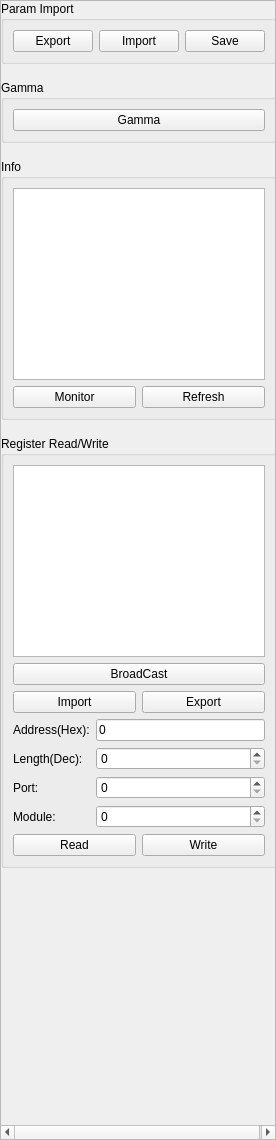
<?xml version="1.0" encoding="UTF-8"?>
<ui version="4.0">
 <class>MCReceiveCard</class>
 <widget class="QWidget" name="MCReceiveCard">
  <property name="geometry">
   <rect>
    <x>0</x>
    <y>0</y>
    <width>276</width>
    <height>1140</height>
   </rect>
  </property>
  <property name="windowTitle">
   <string>Form</string>
  </property>
  <layout class="QVBoxLayout" name="verticalLayout_5">
   <property name="leftMargin">
    <number>0</number>
   </property>
   <property name="topMargin">
    <number>0</number>
   </property>
   <property name="rightMargin">
    <number>0</number>
   </property>
   <property name="bottomMargin">
    <number>0</number>
   </property>
   <item>
    <widget class="QScrollArea" name="scrollArea">
     <property name="widgetResizable">
      <bool>true</bool>
     </property>
     <widget class="QWidget" name="scrollAreaWidgetContents">
      <property name="geometry">
       <rect>
        <x>0</x>
        <y>0</y>
        <width>276</width>
        <height>1124</height>
       </rect>
      </property>
      <layout class="QVBoxLayout" name="verticalLayout_7">
       <property name="spacing">
        <number>16</number>
       </property>
       <property name="leftMargin">
        <number>0</number>
       </property>
       <property name="topMargin">
        <number>0</number>
       </property>
       <property name="rightMargin">
        <number>0</number>
       </property>
       <property name="bottomMargin">
        <number>0</number>
       </property>
       <item>
        <widget class="QGroupBox" name="groupBox_6">
         <property name="title">
          <string>Param Import</string>
         </property>
         <layout class="QGridLayout" name="gridLayout_7">
          <item row="0" column="2">
           <widget class="QPushButton" name="btnParamSave">
            <property name="text">
             <string>Save</string>
            </property>
           </widget>
          </item>
          <item row="0" column="0">
           <widget class="QPushButton" name="btnParamExport">
            <property name="text">
             <string>Export</string>
            </property>
           </widget>
          </item>
          <item row="0" column="1">
           <widget class="QPushButton" name="btnParamImport">
            <property name="text">
             <string>Import</string>
            </property>
           </widget>
          </item>
         </layout>
        </widget>
       </item>
       <item>
        <widget class="QGroupBox" name="groupBox">
         <property name="title">
          <string>Gamma</string>
         </property>
         <layout class="QGridLayout" name="gridLayout_2">
          <item row="0" column="0">
           <widget class="QPushButton" name="btnGamma">
            <property name="text">
             <string>Gamma</string>
            </property>
           </widget>
          </item>
         </layout>
        </widget>
       </item>
       <item>
        <widget class="QGroupBox" name="groupBox_2">
         <property name="sizePolicy">
          <sizepolicy hsizetype="Preferred" vsizetype="Preferred">
           <horstretch>0</horstretch>
           <verstretch>0</verstretch>
          </sizepolicy>
         </property>
         <property name="title">
          <string>Info</string>
         </property>
         <layout class="QGridLayout" name="gridLayout_5">
          <item row="0" column="0" colspan="2">
           <widget class="QTableWidget" name="tableWidgetSRCInfo">
            <property name="styleSheet">
             <string notr="true"/>
            </property>
            <attribute name="horizontalHeaderStretchLastSection">
             <bool>true</bool>
            </attribute>
           </widget>
          </item>
          <item row="1" column="0">
           <widget class="QPushButton" name="btnRCUpgradeAll">
            <property name="sizePolicy">
             <sizepolicy hsizetype="Minimum" vsizetype="Preferred">
              <horstretch>0</horstretch>
              <verstretch>0</verstretch>
             </sizepolicy>
            </property>
            <property name="text">
             <string>Monitor</string>
            </property>
           </widget>
          </item>
          <item row="1" column="1">
           <widget class="QPushButton" name="btnRCInfoRefresh">
            <property name="sizePolicy">
             <sizepolicy hsizetype="Minimum" vsizetype="Preferred">
              <horstretch>0</horstretch>
              <verstretch>0</verstretch>
             </sizepolicy>
            </property>
            <property name="text">
             <string>Refresh</string>
            </property>
           </widget>
          </item>
         </layout>
        </widget>
       </item>
       <item>
        <widget class="QGroupBox" name="groupBox_3">
         <property name="sizePolicy">
          <sizepolicy hsizetype="Preferred" vsizetype="Preferred">
           <horstretch>0</horstretch>
           <verstretch>0</verstretch>
          </sizepolicy>
         </property>
         <property name="title">
          <string>Register Read/Write</string>
         </property>
         <layout class="QGridLayout" name="gridLayout_6">
          <item row="0" column="0" colspan="2">
           <widget class="QTextBrowser" name="textBrowserReg">
            <property name="focusPolicy">
             <enum>Qt::ClickFocus</enum>
            </property>
            <property name="undoRedoEnabled">
             <bool>true</bool>
            </property>
            <property name="readOnly">
             <bool>false</bool>
            </property>
           </widget>
          </item>
          <item row="5" column="1">
           <widget class="QPushButton" name="btnRegWrite">
            <property name="sizePolicy">
             <sizepolicy hsizetype="Preferred" vsizetype="Preferred">
              <horstretch>0</horstretch>
              <verstretch>0</verstretch>
             </sizepolicy>
            </property>
            <property name="text">
             <string>Write</string>
            </property>
           </widget>
          </item>
          <item row="1" column="0" colspan="2">
           <widget class="MCCusSwitchButton" name="btnRegBroadCast">
            <property name="text">
             <string>BroadCast</string>
            </property>
           </widget>
          </item>
          <item row="5" column="0">
           <widget class="QPushButton" name="btnRegRead">
            <property name="sizePolicy">
             <sizepolicy hsizetype="Preferred" vsizetype="Preferred">
              <horstretch>0</horstretch>
              <verstretch>0</verstretch>
             </sizepolicy>
            </property>
            <property name="text">
             <string>Read</string>
            </property>
           </widget>
          </item>
          <item row="3" column="0" colspan="2">
           <layout class="QGridLayout" name="gridLayout">
            <item row="0" column="0">
             <widget class="QLabel" name="labelRegAddr">
              <property name="text">
               <string>Address(Hex):</string>
              </property>
             </widget>
            </item>
            <item row="0" column="1">
             <widget class="QLineEdit" name="lineEditRegAddr">
              <property name="text">
               <string>0</string>
              </property>
             </widget>
            </item>
            <item row="1" column="0">
             <widget class="QLabel" name="labelRegLength">
              <property name="text">
               <string>Length(Dec):</string>
              </property>
             </widget>
            </item>
            <item row="1" column="1">
             <widget class="QSpinBox" name="spinBoxRegLength">
              <property name="sizePolicy">
               <sizepolicy hsizetype="Expanding" vsizetype="Fixed">
                <horstretch>0</horstretch>
                <verstretch>0</verstretch>
               </sizepolicy>
              </property>
              <property name="suffix">
               <string/>
              </property>
              <property name="prefix">
               <string/>
              </property>
             </widget>
            </item>
            <item row="2" column="0">
             <widget class="QLabel" name="labelRegPort">
              <property name="text">
               <string>Port:</string>
              </property>
             </widget>
            </item>
            <item row="2" column="1">
             <widget class="QSpinBox" name="spinBoxRegPort">
              <property name="sizePolicy">
               <sizepolicy hsizetype="Expanding" vsizetype="Fixed">
                <horstretch>0</horstretch>
                <verstretch>0</verstretch>
               </sizepolicy>
              </property>
             </widget>
            </item>
            <item row="3" column="0">
             <widget class="QLabel" name="labelRegModule">
              <property name="text">
               <string>Module:</string>
              </property>
             </widget>
            </item>
            <item row="3" column="1">
             <widget class="QSpinBox" name="spinBoxRegModule">
              <property name="sizePolicy">
               <sizepolicy hsizetype="Expanding" vsizetype="Fixed">
                <horstretch>0</horstretch>
                <verstretch>0</verstretch>
               </sizepolicy>
              </property>
             </widget>
            </item>
           </layout>
          </item>
          <item row="2" column="0">
           <widget class="QPushButton" name="btnRegImport">
            <property name="sizePolicy">
             <sizepolicy hsizetype="Preferred" vsizetype="Fixed">
              <horstretch>0</horstretch>
              <verstretch>0</verstretch>
             </sizepolicy>
            </property>
            <property name="text">
             <string>Import</string>
            </property>
           </widget>
          </item>
          <item row="2" column="1">
           <widget class="QPushButton" name="btnRegExport">
            <property name="sizePolicy">
             <sizepolicy hsizetype="Preferred" vsizetype="Fixed">
              <horstretch>0</horstretch>
              <verstretch>0</verstretch>
             </sizepolicy>
            </property>
            <property name="text">
             <string>Export</string>
            </property>
           </widget>
          </item>
         </layout>
        </widget>
       </item>
       <item>
        <spacer name="verticalSpacer">
         <property name="orientation">
          <enum>Qt::Vertical</enum>
         </property>
         <property name="sizeHint" stdset="0">
          <size>
           <width>20</width>
           <height>40</height>
          </size>
         </property>
        </spacer>
       </item>
      </layout>
     </widget>
    </widget>
   </item>
  </layout>
 </widget>
 <customwidgets>
  <customwidget>
   <class>MCCusSwitchButton</class>
   <extends>QPushButton</extends>
   <header>CustomWidget/mccusswitchbutton.h</header>
  </customwidget>
 </customwidgets>
 <tabstops>
  <tabstop>scrollArea</tabstop>
  <tabstop>btnParamImport</tabstop>
  <tabstop>tableWidgetSRCInfo</tabstop>
  <tabstop>btnRCUpgradeAll</tabstop>
  <tabstop>btnRCInfoRefresh</tabstop>
  <tabstop>btnRegBroadCast</tabstop>
  <tabstop>btnRegImport</tabstop>
  <tabstop>btnRegExport</tabstop>
  <tabstop>lineEditRegAddr</tabstop>
  <tabstop>spinBoxRegLength</tabstop>
  <tabstop>spinBoxRegPort</tabstop>
  <tabstop>spinBoxRegModule</tabstop>
  <tabstop>btnRegRead</tabstop>
  <tabstop>btnRegWrite</tabstop>
 </tabstops>
 <resources/>
 <connections/>
</ui>
